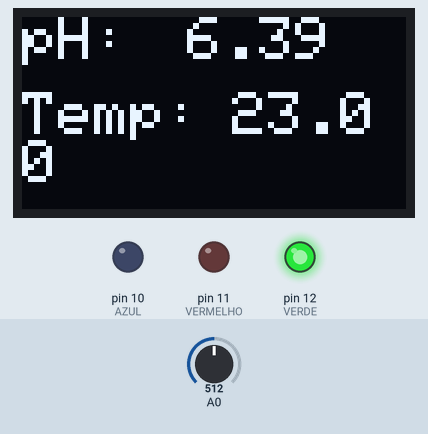
A sketch run on a simulated Arduino Uno, built with avr-gcc and run on an emulated ATmega328P. Shown: 128×64 one-colour display, output pins drawn as LEDs (lit = HIGH). Inputs (shaded band) come from the test bench; at power-on: A0 = 512. What the sketch prints to the serial monitor is not drawn.

Above: at 0.7 s.
At 128.12 s:
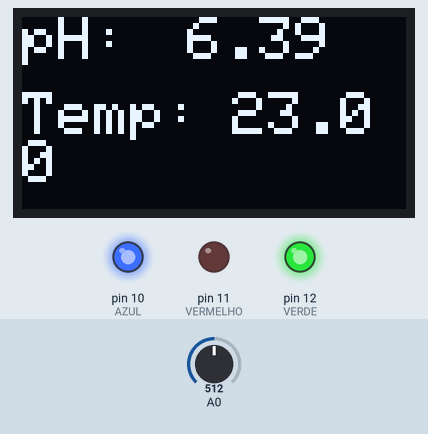
Timing chart, 0 to 129.7 s (numbered marks = the images above):
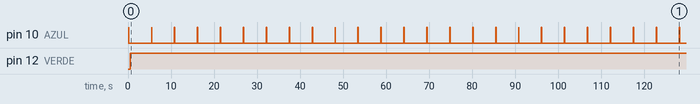

Measured:
- by itself, pin 10 (AZUL): alternates HIGH for 0.10 s and LOW for 5.2 s
- by itself, pin 12 (VERDE): LOW → HIGH at 0.53 s

The sketch:

MainPHWater.ino
```cpp
#include <Wire.h>
#include <Adafruit_GFX.h>
#include <Adafruit_SSD1306.h>
// #include <Simpletimer.h>
// #include <SimpleTimer.h>
// #include <ArduinoJson.h>
// #include <Thermistor3.h>

// Simpletimer timer;

// Thermistor temp(1);

// double average =0;
// double resistor = 10000;
// int sample = 5000;
float calibration_value = 21.34 - 0.7;
int phval = 0;
unsigned long int avgval;
int buffer_arr[10],temp1;
bool led_ini;
float ph_act;
float ph;
double temperature;
// String message = "";
// bool messageReady = false;

// for the OLED display
#define SCREEN_WIDTH 128 // OLED display width, in pixels
#define SCREEN_HEIGHT 64 // OLED display height, in pixels

// Declaration for an SSD1306 display connected to I2C (SDA, SCL pins)
#define OLED_RESET     -1 // Reset pin # (or -1 if sharing Arduino reset pin)
Adafruit_SSD1306 display(SCREEN_WIDTH, SCREEN_HEIGHT, &Wire, OLED_RESET);

void setup()
{
  Wire.begin();
  Serial.begin(9600);
  display.begin(SSD1306_SWITCHCAPVCC, 0x3C);
  display.clearDisplay();
  display.setTextColor(WHITE);
  pinMode(10, OUTPUT);  //AZUL
  pinMode(11, OUTPUT);  //VERMELHO
  pinMode(12, OUTPUT);  //VERDE
}
void loop() {
  // timer.run(1000L); // Initiates SimpleTimer

  digitalWrite(10, LOW);  //AZUL
  delay(100);
  digitalWrite(10, HIGH); //AZUL
  delay(100);
  digitalWrite(10, LOW);  //AZUL

  //ph sensor VALUE
 for(int i=0;i<10;i++)
 {
  buffer_arr[i]=analogRead(A0);
  delay(30);
 }
 for(int i=0;i<9;i++)
 {
  for(int j=i+1;j<10;j++)
  {
    if(buffer_arr[i]>buffer_arr[j])
    {
      temp1=buffer_arr[i];
      buffer_arr[i]=buffer_arr[j];
      buffer_arr[j]=temp1;
    }
  }
 }
 avgval=0;
 for(int i=2;i<8;i++)
 avgval+=buffer_arr[i];
 float volt=(float)avgval*5.0/1024/6;
  ph_act = -5.70 * volt + calibration_value;
  ph = ph_act;

  //Temperature
  // for(int index =0; index < sample; index++){
  //   double temperature_for = temp.getTemp(resistor);
  //   average += temperature_for;
  //   // a small delay for read again
  //   delayMicroseconds(1);
  // }
  temperature = 23;//average / sample;

  if(ph>=6.00 && 8.00>ph){
    digitalWrite(10, LOW);  //AZUL
    digitalWrite(11, LOW);  //VERMELHO
    digitalWrite(12, HIGH); //VERDE
    delay(100);
  }
  if(ph<6.00 || ph>=8.00){
    digitalWrite(10, LOW);  //AZUL
    digitalWrite(11, HIGH); //VERMELHO
    digitalWrite(12, LOW);  //VERDE
    delay(100);
  }
  if(!ph){
    digitalWrite(10, HIGH); //AZUL
    digitalWrite(11, LOW);  //VERMELHO
    digitalWrite(12, LOW);  //VERDE
    delay(100);
  }

  // while (Serial.available()) {
  //   message = Serial.readString();
  //   messageReady = true;
  // }
  // if (messageReady) {
  //   DynamicJsonDocument doc(1024);
  //   DeserializationError error = deserialzeJson(doc,message);
  //   if(error){
  //     Serial.print(F("deserialzeJson() failed: ")); Serial.println(error.c_str());
  //     messageReady = false;
  //     return;
  //   }
  //   if (doc["type"] == "request") {
  //     doc["type"] = "response";
  //     doc["ph_DATA"] = ph;
  //     doc["temp_DATA"] = temperature;
  //     serializeJson(doc,Serial);
  //   }
  // }

 Serial.println("");
 Serial.print("pH_DATA:");
 Serial.println(ph);  //monitor e esp8266
 Serial.print("temp_DATA:");
 Serial.println();
 Serial.println(temperature); //monitor e esp8266
 Serial.println("");
 display_pHValue();
 delay(4700);
}

void display_pHValue()
{
  // Oled display
  display.clearDisplay();
  display.setTextSize(2);
  display.setCursor(0,0); // column row
  display.print("pH:");

  display.setTextSize(2);
  display.setCursor(55, 0);
  display.print(ph);


  display.setTextSize(2);
  display.setCursor(0,25);
  display.print("Temp:");

  display.setTextSize(2);
  display.setCursor(70, 25);
  display.print(temperature);

 display.display();
}


/*
Conexões no arduino

---=        Display       =---
VCC > 5V
GND > GND1
SLC > A5
SDA > A4

---=       Sensor PH / Módulo PH-4502C      =---
V+ > 5V
G1 > GND1
Po > A0


---=       Sensor temp / Módulo PH-4502C      =---
V+ > 5V
G1 > GND1
Po > A1

*/
```
